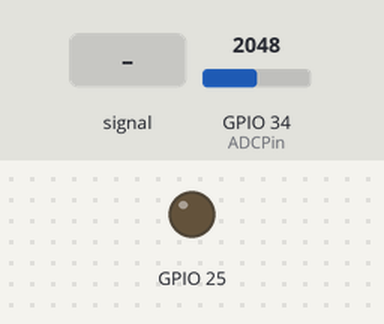
The sketch below on a simulated ESP32. Parts: output pins drawn as LEDs (lit = HIGH). The test bench sets the inputs (shaded band); at power-on: GPIO 34 (ADCPin) = 2048.

Above: at 0.0 s.
At 1.2 s:
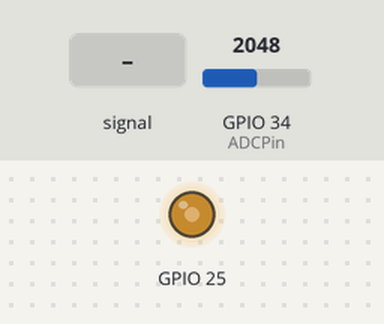
1.3 s: GPIO 34 (ADCPin) fed a 200 Hz sine of ±327 counts around its level
Timing chart, 0 to 2.3 s (numbered marks = the images above; inputs shaded):
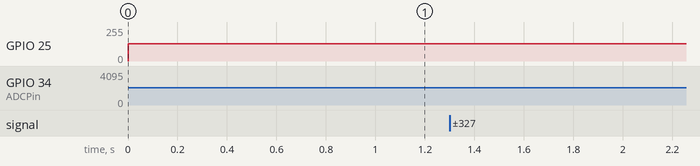

The sketch:

PIPE1.ino
```cpp
// This takes the absolute value of input signal (after substracting DC component of signal)
// Use This to calibrate inpus offset (Input signal 3.3v/2 + 1.5V offset)
// Signal is connected to GPIO 34 (Analog ADC1_CH6)
const int ADCPin = 34;

#define Tsample 100 //in useg
volatile int i=0;
int ADCValue = 0;


hw_timer_t * timer = NULL;


void IRAM_ATTR onTimer() {      // Timer interrupt

         ADCValue = analogRead(ADCPin); //3 Nibbles (12 bits ADC)
         ADCValue>>=4;                  //Keep Most significant byte
         ADCValue-=128;                 //Substract DC component

         if (ADCValue <0)               //Absolute Value
              ADCValue=-ADCValue;

         ADCValue+=128;                 //Add DC component

         dacWrite(DAC1,(uint8_t)(ADCValue));

}

void setup() {

  Serial.begin(115200);

  timer = timerBegin(0, 80, true);
  timerAttachInterrupt(timer, &onTimer, true);
  timerAlarmWrite(timer, Tsample, true);
  timerAlarmEnable(timer);

}

void loop() {


}
```
